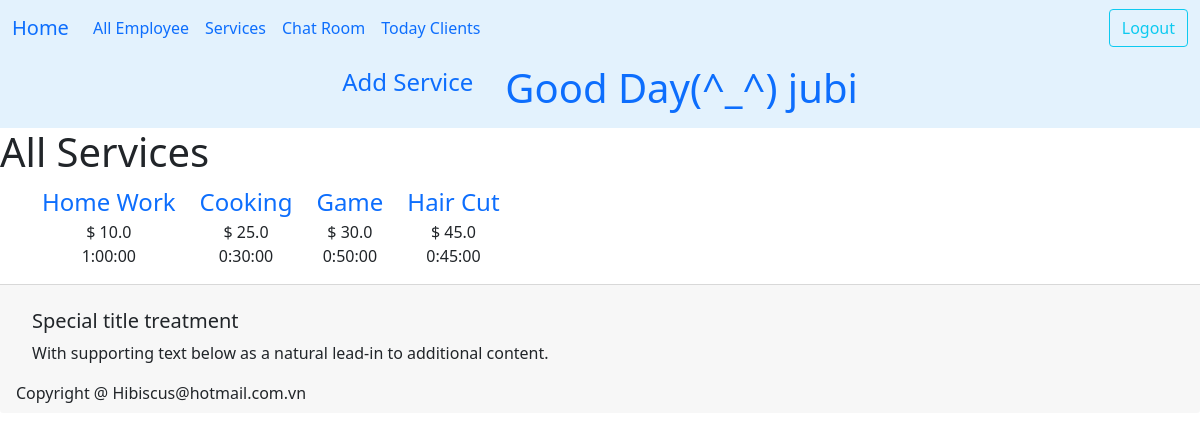
The app's page /ledger/services/ (signed in), older data.
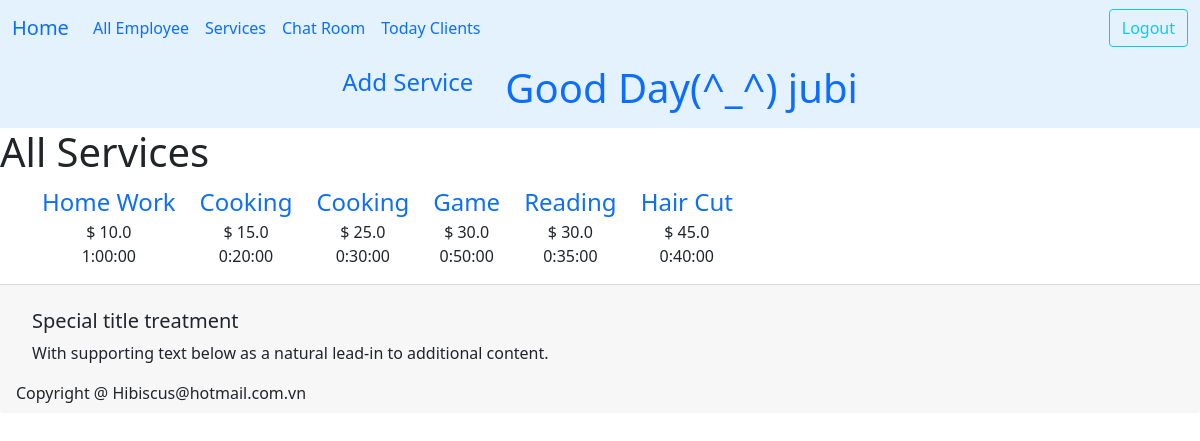
The same page, newer data.
### ledger/models.py (models this page shows, shortened)
class Service(models.Model):
    service = models.CharField(max_length=30)
    price = models.FloatField()
    time_perform = models.DurationField(default=timezone.timedelta(minutes=45))
    description = models.CharField(max_length=800, null=True, blank=True)
    owner = models.ForeignKey(settings.AUTH_USER_MODEL, on_delete=models.CASCADE)
    class Meta:
        unique_together = ('service','price')
        ordering = ['price']
    def get_url(self):
        return reverse("ledger:service_detail", kwargs={'pk':self.pk})

### ledger/views.py (the view)
# urls.py: path('ledger/services/', views.AllServices.as_view(), name="services"),
class AllServices(LoginRequiredMixin, ListView):
    template = 'ledger/list_services.html'
    def get(self, request):
        serv = Service.objects.filter(owner=request.user)
        cont = {'dvu': serv}
        return render(request, self.template, cont)

### ledger/templates/ledger/list_services.html
{% extends 'base.html' %}
{% block nutChinh %}
<a class="nav-link" href="{% url 'ledger:add_service' %}">Add Service</a>
{% endblock nutChinh %}
{% block headding %}
<h1 class="title">All Services</h1>
{% endblock headding %}
{% block content %}
{% if dvu %}
<div class="container text-center">
    <div class="row row-cols-auto">
        {% for ser in dvu %}
        <div class="col"><span class="fs-4 text-capitalize text-primary">
        <a href="{{ ser.get_url }}" class="text-decoration-none link-offset-2 link-underline link-underline-opacity-0"> {{ ser.service }}</a>
        </span><br>$ {{ser.price}}
            <p>{{ ser.time_perform }}</p>
        </div>
        {% endfor %}
    </div>
</div>
{% else %}
<div>
    All your services will list here.
</div>
{% endif %}
{% endblock content %}

Row changes from the older to the newer data that the page shows:
added Service: service "Cooking", price "15.0", time_perform "0:20:00"
added Service: service "Reading", price "30.0", time_perform "0:35:00"
changed Service "Hair Cut": time_perform "0:45:00" → "0:40:00"
